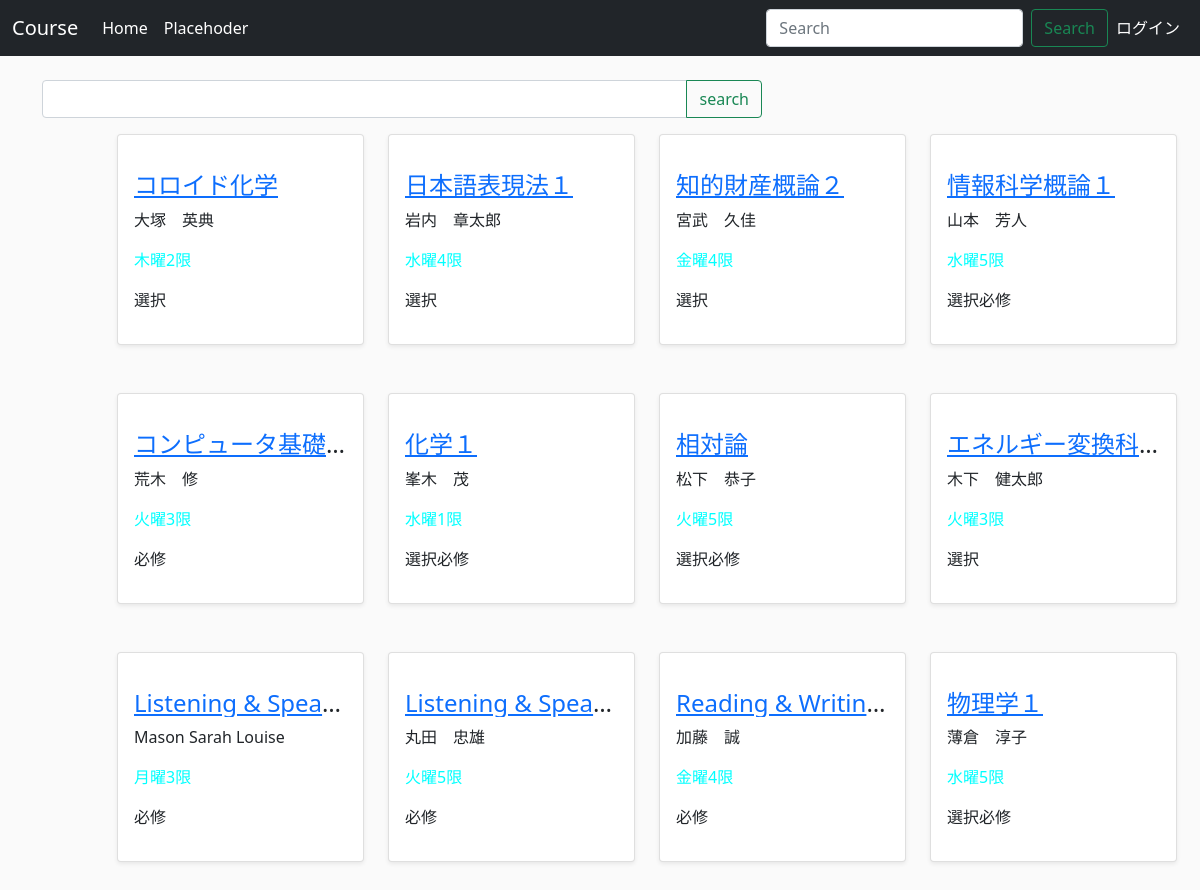
The page / on the database its author committed.
### courses/models.py (models this page shows, shortened)
class Course(models.Model):
    course_name = models.CharField(max_length=200)
    teacher_name = models.CharField(max_length=200)
    class_hours = models.CharField(max_length=200)
    department = models.CharField(max_length=200)
    course_form = models.CharField(max_length=200)
    year_semester = models.CharField(max_length=200)
    pub_date = models.DateTimeField("date published")

### courses/views.py (the view)
# urls.py: path("", views.search_course, name="search_course"),
def search_course(request):
    if request.method == "POST":
        search_form = SearchForm(data=request.POST)
        if search_form.is_valid():
            data = search_form.cleaned_data
            course_list = Course.objects.filter(course_name__icontains=data["searchCourse"])
            context = {"course_list": course_list}
            return render(request, "courses/index.html", context)
    else:
        search_form = SearchForm()
        course_list = Course.objects.order_by('?')[:12]
    return render(request, "courses/home.html", {"form": search_form, "course_list": course_list})

### courses/forms.py
class SearchForm(forms.Form):
    searchCourse = forms.CharField()

### templates/courses/home.html (shortened to what this page needs)
{% extends 'share_layout/base.html' %} {% block title %}HOME{% endblock %} {% block contents %}
<div class="row col-lg-8 col-lg-offset-4 col-sm-6 col-sm-offset-3 col-xs-8 col-xs-offset-2">
  <form action="/" method="post">
    <div class="input-group flex-nowrap">
      <input type="search" class="form-control" name="searchCourse" id="searchCourse" />
      <input type="submit" value="search"  class='btn btn-outline-success'/>
    </div>
  </form>
</div>
<div class="container">
  <ul>
    <div class="row">
      {% for course in course_list %}
      <div class="col-sm-6 col-xl-3">
        <div class="shadow-sm p-3 mb-5 bg-white rounded card card__one" style="width: 100%;">
          <div class="card__desc">
            <h4 style="overflow: hidden;
            white-space:nowrap;
            text-overflow:ellipsis;"><a href="/courses/{{ course.id }}/">{{ course.course_name }}</a></h4>
            <p>{{ course.teacher_name }}</p>
            <p class="card_text">{{ course.class_hours }}</p>
            {% if course.course_form != " " %}
            <p style="overflow: hidden;
            white-space:nowrap;
            text-overflow:ellipsis;">{{ course.course_form }}</p>
            {% else %}
            <p style="overflow: hidden;
            white-space:nowrap;
            text-overflow:ellipsis;">なし</p>
            {% endif %}
          </div>
        </div>
      </div>
      {% endfor %}
    </div>
  </ul>
</div>
{% endblock %}

### static/css/style.css (style rules this page uses)
body { background-color: rgb(250, 250, 250); }
.card_text { color: aqua; overflow: hidden; white-space:nowrap; text-overflow:ellipsis; }
.card { position: relative; flex: 1 1 100%; margin: 31px 0; padding: 20px; background: white; }
@media screen and (min-width: 768px) { .card { flex-basis: calc(33.33% - (62px + 40px)); margin: 0 31px; } }
.card__desc { margin-top: 20px; }
.card__one { transition: transform .5s; }
.card__one::after { position: absolute; top: 0; left: 0; width: 100%; height: 100%; transition: opacity 2s cubic-bezier(0.165, 0.84, 0.44, 1); box-shadow: 0 8px 17px 0 rgba(0, 0, 0, 0.2), 0 6px 20px 0 rgba(0, 0, 0, 0.15); content: ''; opacity: 0; z-index: -1; }

### rows shown on the page
Course: course_name "コロイド化学", teacher_name "大塚 英典", class_hours "木曜2限", course_form "選択"
Course: course_name "日本語表現法１", teacher_name "岩内 章太郎", class_hours "水曜4限", course_form "選択"
Course: course_name "知的財産概論２", teacher_name "宮武 久佳", class_hours "金曜4限", course_form "選択"
Course: course_name "情報科学概論１", teacher_name "山本 芳人", class_hours "水曜5限", course_form "選択必修"
Course: course_name "コンピュータ基礎…", teacher_name "荒木 修", class_hours "火曜3限", course_form "必修"
Course: course_name "化学１", teacher_name "峯木 茂", class_hours "水曜1限", course_form "選択必修"
Course: course_name "相対論", teacher_name "松下 恭子", class_hours "火曜5限", course_form "選択必修"
Course: course_name "エネルギー変換科…", teacher_name "木下 健太郎", class_hours "火曜3限", course_form "選択"
Course: course_name "Listening & Spea…", teacher_name "Mason Sarah Louise", class_hours "月曜3限", course_form "必修"
Course: course_name "Listening & Spea…", teacher_name "丸田 忠雄", class_hours "火曜5限", course_form "必修"
Course: course_name "Reading & Writin…", teacher_name "加藤 誠", class_hours "金曜4限", course_form "必修"
Course: course_name "物理学１", teacher_name "薄倉 淳子", class_hours "水曜5限", course_form "選択必修"
